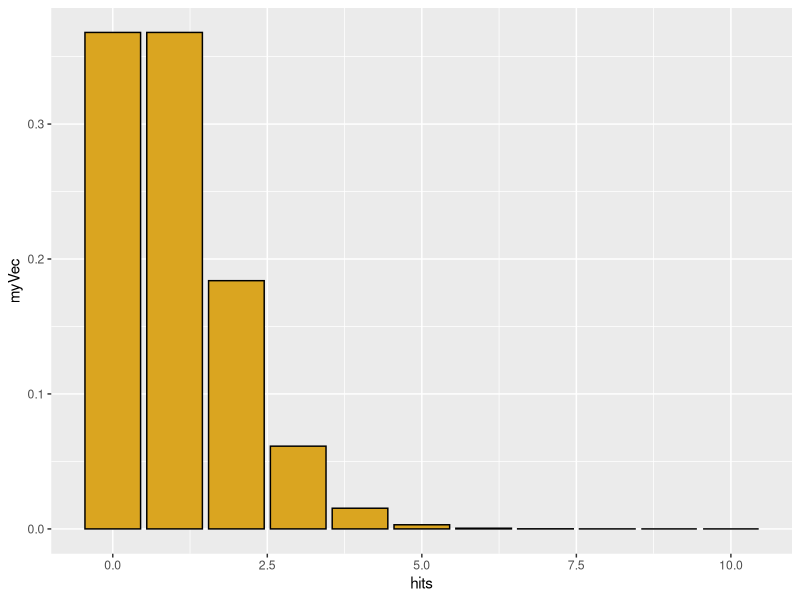
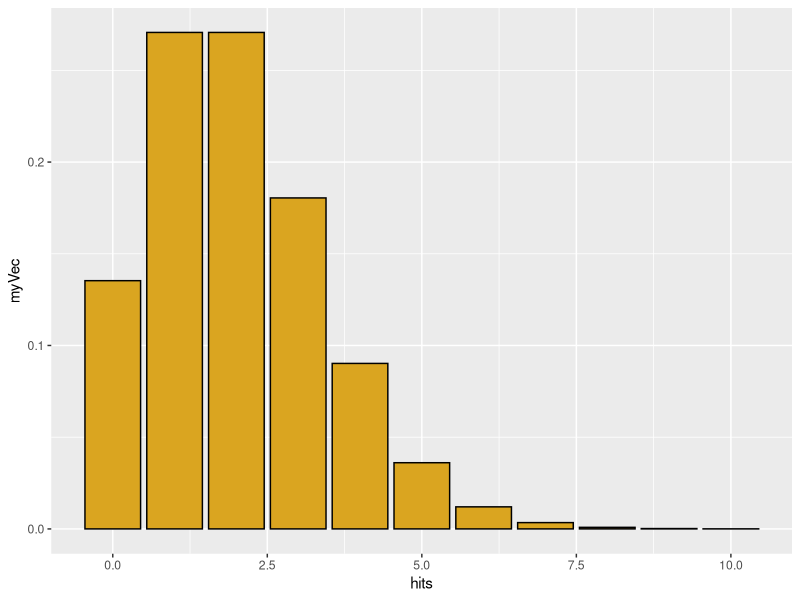
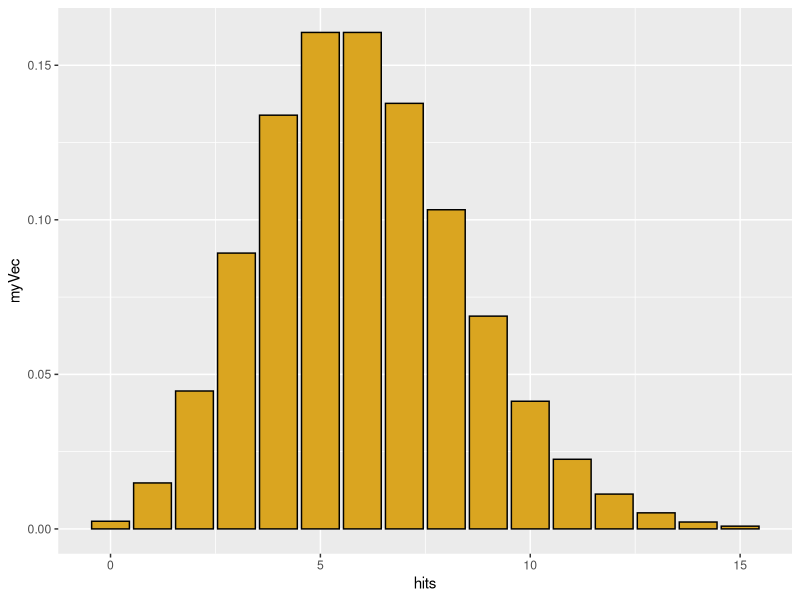
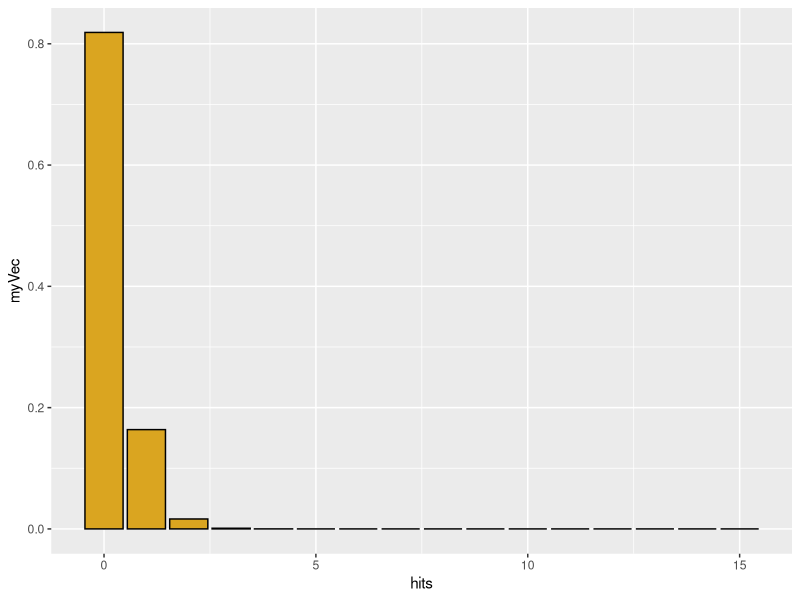
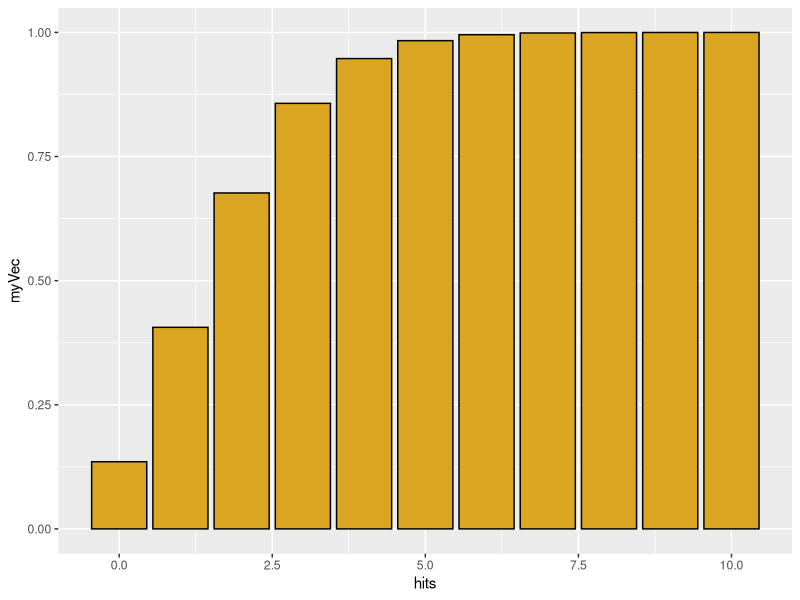
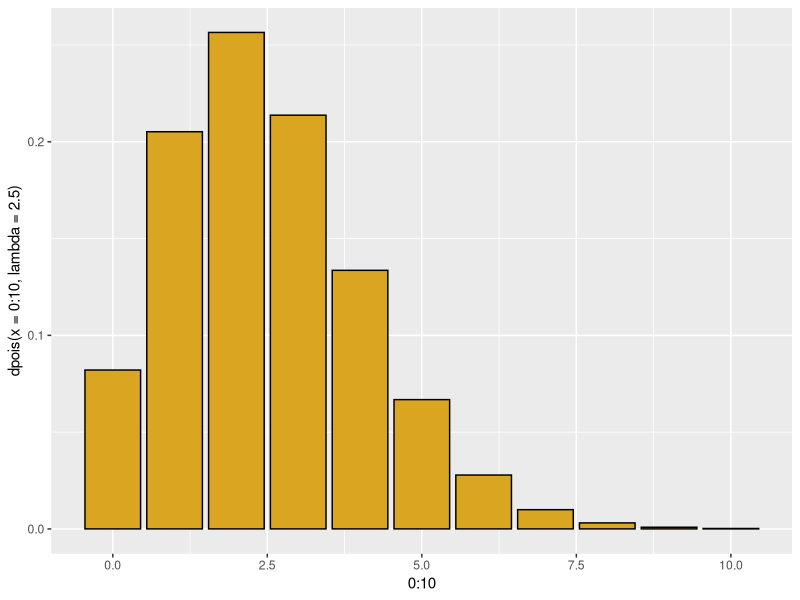
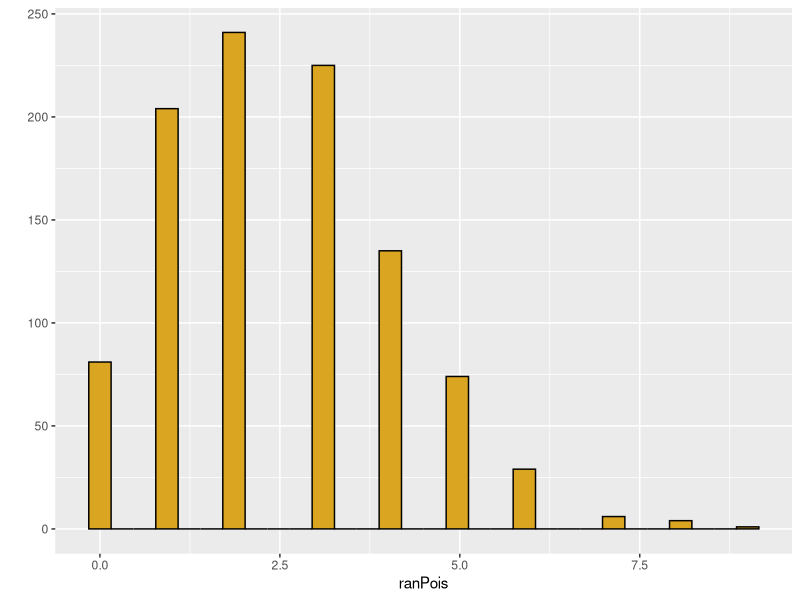
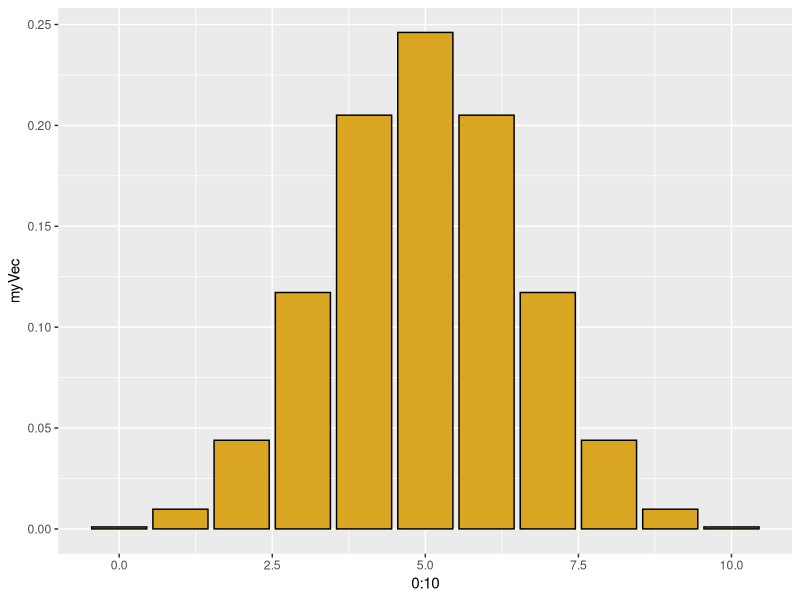

The R script that drew these images, in order:
## ---- chunk 1
knitr::opts_chunk$set(eval = FALSE)
## ---- chunk 2
library(ggplot2)
library(MASS)
#-------------------------------------------------
# Poisson distribution
# Discrete X >= 0
# Random events with a constant rate lambda
# (observations per time or per unit area)
# Parameter lambda > 0

# "d" function generates probability density
hits <- 0:10
myVec <- dpois(x=hits,lambda=1)
qplot(x=hits,y=myVec,geom="col",color=I("black"),fill=I("goldenrod"))

myVec <- dpois(x=hits,lambda=2)
qplot(x=hits,y=myVec,geom="col",color=I("black"),fill=I("goldenrod"))

hits <- 0:15
myVec <- dpois(x=hits,lambda=6)
qplot(x=hits,y=myVec,geom="col",color=I("black"),fill=I("goldenrod"))


hits <- 0:15
myVec <- dpois(x=hits,lambda=0.2)
qplot(x=hits,y=myVec,geom="col",color=I("black"),fill=I("goldenrod"))

sum(myVec)  # sum of density function = 1.0 (total area under curve)

# for a Poisson distribution with lambda=2, 
# what is the probability that a single draw will yield X=0?

dpois(x=0,lambda=2)

# "p" function generates cumulative probability density; gives the 
# "lower tail" cumulative area of the distribution

hits <- 0:10
myVec <- ppois(q=hits,lambda=2)
qplot(x=hits,y=myVec,geom="col",color=I("black"),fill=I("goldenrod"))


# for a Poisson distribution with lambda=2, 
# what is the probability of getting 1 or fewer hits?

ppois(q=1, lambda=2)


# We could also get this through dpois
p_0 <- dpois(x=0,lambda=2)
p_0
p_1 <- dpois(x=1,lambda=2)
p_1
p_0 + p_1


# The q function is the inverse of p
# What is the number of hits corresponding to 50% of the probability mass
qpois(p=0.5,lambda=2.5)
qplot(x=0:10,y=dpois(x=0:10,lambda=2.5),geom="col",color=I("black"),fill=I("goldenrod"))

# but distribution is discrete, so this is not exact
ppois(q=2,lambda=2.5)

# finally, we can simulate individual values from a poisson
ranPois <- rpois(n=1000,lambda=2.5)
qplot(x=ranPois,color=I("black"),fill=I("goldenrod"))


# for real or simulated data, we can use the quantile
# function to find the empirical  95% confidence interval on the data

quantile(x=ranPois,probs=c(0.025,0.975))
## ---- chunk 3
#-------------------------------------------------
# Binomial distribution
# p = probability of a dichotomous outcome
# size = number of trials
# x = possible outcomes
# outcome x is bounded between 0 and number of trials

# use "d" binom for density function
hits <- 0:10
myVec <- dbinom(x=hits,size=10,prob=0.5)
qplot(x=0:10,y=myVec,geom="col",color=I("black"),fill=I("goldenrod"))



# and how does this compare to an actual simulation of 50 tosses of 100 coins?

myCoins <- rbinom(n=50,size=100,prob=0.5)
qplot(x=myCoins,color=I("black"),fill=I("goldenrod"))
quantile(x=myCoins,probs=c(0.025,0.975))

## ---- chunk 4
#-------------------------------------------------
# negative binomial: number of failures (values of MyVec)
# in a series of (Bernouli) with p=probability of success 
# before a target number of successes (= size)
# generates a discrete distribution that is more 
# heterogeneous ("overdispersed") than Poisson
hits <- 0:40
myVec <- dnbinom(x=hits, size=5, prob=0.5)
qplot(x=hits,y=myVec,geom="col",color=I("black"),fill=I("goldenrod"))

# geometric series is a special case where N= 1 success
# each bar is a constant fraction 1 - "prob" of the bar before it
myVec <- dnbinom(x=hits, size=1, prob=0.1)
qplot(x=hits,y=myVec,geom="col",color=I("black"),fill=I("goldenrod"))


# alternatively specify mean = mu of distribution and size, 
# the dispersion parameter (small is more dispersed)
# this gives us a poisson with a lambda value that varies
# the dispersion parameter is the shape parameter in the gamma
# as it increases, the distribution has a smaller variance
# just simulate it directly

nbiRan <- rnbinom(n=1000,size=10,mu=5)
qplot(nbiRan,color=I("black"),fill=I("goldenrod"))

nbiRan <- rnbinom(n=1000,size=0.1,mu=5)
qplot(nbiRan,color=I("black"),fill=I("goldenrod"))
## ---- chunk 5
#-------------------------------------------------
# uniform
# params specify minimum and maximum

#runif for random data
qplot(x=runif(n=100,min=0,max=5),color=I("black"),fill=I("goldenrod"))
qplot(runif(n=1000,min=0,max=5),color=I("black"),fill=I("goldenrod"))
#-------------------------------------------------
## ---- chunk 6
# normal 
myNorm <- rnorm(n=100,mean=100,sd=2)
qplot(myNorm,color=I("black"),fill=I("goldenrod"))

# problems with normal when mean is small but zero is not allowed.
myNorm <- rnorm(n=100,mean=2,sd=2)
qplot(myNorm,color=I("black"),fill=I("goldenrod"))
summary(myNorm)
tossZeroes <- myNorm[myNorm>0]
qplot(tossZeroes,color=I("black"),fill=I("goldenrod"))
summary(tossZeroes)
## ---- chunk 7
#-------------------------------------------------
# gamma distribution, continuous positive values, but bounded at 0

myGamma <- rgamma(n=100,shape=1,scale=10)
qplot(myGamma,color=I("black"),fill=I("goldenrod"))

# gamma with shape= 1 is an exponential with scale = mean

# shape <=1 gives a mode near zero; very small shape rounds to zero
myGamma <- rgamma(n=100,shape=0.1,scale=1)
qplot(myGamma,color=I("black"),fill=I("goldenrod"))

# large shape parameters moves towards a normal
myGamma <- rgamma(n=100,shape=20,scale=1)
qplot(myGamma,color=I("black"),fill=I("goldenrod"))

# scale parameter changes mean- and the variance!
qplot(rgamma(n=100,shape=2,scale=100),color=I("black"),fill=I("goldenrod"))
qplot(rgamma(n=100,shape=2,scale=10),color=I("black"),fill=I("goldenrod"))
qplot(rgamma(n=100,shape=2,scale=1),color=I("black"),fill=I("goldenrod"))
qplot(rgamma(n=100,shape=2,scale=0.1),color=I("black"),fill=I("goldenrod"))


# unlike the normal, the two parameters affect both mean and variance

# mean = shape*scale
# variance= shape*scale^2
## ---- chunk 8
#-------------------------------------------------

# beta distribution 
# bounded at 0 and 1
# analagous to a binomial, but result is a continuous distribution of probabilities
# parameter shape1 = number of successes + 1
# parameter shape2 = number of failures + 1
# interpret these in terms of a coin you are tossing

# shape1 = 1, shape2 = 1 = "no data"
myBeta <- rbeta(n=1000,shape1=1,shape2=1)
qplot(myBeta,xlim=c(0,1),color=I("black"),fill=I("goldenrod"))


# shape1 = 2, shape1 = 1 = "1 coin toss, comes up heads!"
myBeta <- rbeta(n=1000,shape1=2,shape2=1)
qplot(myBeta,xlim=c(0,1),color=I("black"),fill=I("goldenrod"))

# two tosses, 1 head and 1 tail
myBeta <- rbeta(n=1000,shape1=2,shape2=2)
qplot(myBeta,xlim=c(0,1),color=I("black"),fill=I("goldenrod"))

# two tosses, both heads
myBeta <- rbeta(n=1000,shape1=2,shape2=1)
qplot(myBeta,xlim=c(0,1),color=I("black"),fill=I("goldenrod"))

# let's get more data
myBeta <- rbeta(n=1000,shape1=20,shape2=20)
qplot(myBeta,xlim=c(0,1),color=I("black"),fill=I("goldenrod"))

myBeta <- rbeta(n=1000,shape1=500,shape2=500)
qplot(myBeta,xlim=c(0,1),color=I("black"),fill=I("goldenrod"))

# if the coin is biased
myBeta <- rbeta(n=1000,shape1=1000,shape2=500)
qplot(myBeta,xlim=c(0,1),color=I("black"),fill=I("goldenrod"))
myBeta <- rbeta(n=1000,shape1=10,shape2=5)
qplot(myBeta,xlim=c(0,1),color=I("black"),fill=I("goldenrod"))


# shape parameters less than 1.0 give us a u-shaped distribution
myBeta <- rbeta(n=1000,shape1=0.1,shape2=0.1)
qplot(myBeta,xlim=c(0,1),color=I("black"),fill=I("goldenrod"))
myBeta <- rbeta(n=1000,shape1=0.5,shape2=0.2)
qplot(myBeta,xlim=c(0,1),color=I("black"),fill=I("goldenrod"))
